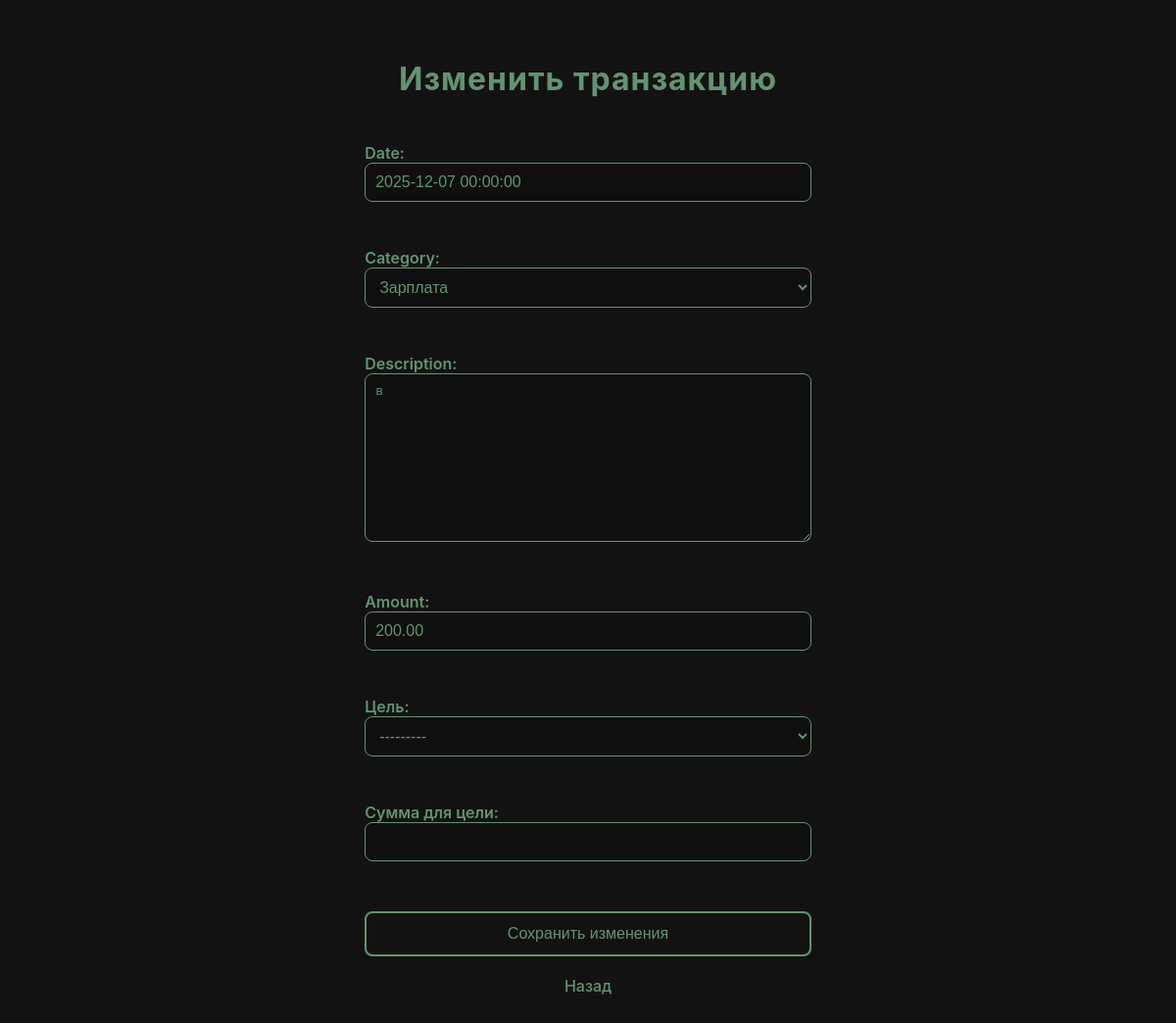
The page /transaction/edit/46/ on the database its author committed.
### accounts/models.py (models this page shows, shortened)
class Transaction(models.Model):
    user = models.ForeignKey(User, on_delete=models.CASCADE)
    date = models.DateTimeField(auto_now_add=False)
    category = models.ForeignKey(Category, on_delete=models.SET_NULL, null=True)
    description = models.TextField()
    amount = models.DecimalField(max_digits=10, decimal_places=2, default=0.0)
    goal = models.ForeignKey(Goal, on_delete=models.SET_NULL, null=True, blank=True, verbose_name='Цель')
    goal_amount = models.DecimalField(max_digits=10, decimal_places=2, null=True, blank=True, verbose_name='Сумма для цели')

### accounts/views.py (the view, shortened to what this page needs)
# urls.py: path('transaction/edit/<int:transaction_id>/', TransactionEditView.as_view(), name='transaction_edit'),
class TransactionEditView(View):
    def get(self, request, transaction_id):
        transaction = get_object_or_404(Transaction, id=transaction_id)
        form = TransactionForm(instance=transaction)
        return render(request, 'accounts/transaction_edit.html', {'form': form})

### accounts/forms.py
class TransactionForm(forms.ModelForm):
    class Meta:
        model = Transaction
        fields = ['date', 'category', 'description', 'amount', 'goal', 'goal_amount']
    def __init__(self, *args, **kwargs):
        user = kwargs.pop('user', None)
        super().__init__(*args, **kwargs)
        if user:
            self.fields['goal'].queryset = Goal.objects.filter(user_goals__user=user)
        self.fields['goal'].required = False
        self.fields['goal_amount'].required = False

### accounts/models.py (called while the page is built)
    def __str__(self):
        return self.name

    def __str__(self):
        return self.name

### accounts/templates/accounts/transaction_edit.html (shortened to what this page needs)
{% extends "accounts/base.html" %}
{% load static %}
{% block head %}<link rel="stylesheet" href="{% static 'accounts/css/add_form.css' %}">
<link rel="stylesheet" href="{% static 'accounts/css/theme.css' %}">{% endblock %}
{% block content %}
<body>
    <h1>Изменить транзакцию</h1>
    <form method="post">
        {{ form.as_p }}
        <button type="submit">Сохранить изменения</button>
    </form>
    <a href="{% url 'transaction_list' %}">Назад</a>
</body>
{% endblock %}

### accounts/static/accounts/css/main.css (style rules this page uses)
body { font-family: "Inter", sans-serif; color: #639372; margin: 0; padding: 0; }
a { color: #639372; text-decoration: none; }
h1, h2, h3 { color: #639372; }
button { background-color: #131212; color: #639372; border: 2px solid #639372; border-radius: 8px; padding: 10px 20px; font-size: 1em; cursor: pointer; transition: all 0.3s ease; }
form { display: flex; flex-direction: column; gap: 15px; }
input, select, textarea { background-color: #0f0f0f; color: #639372; border: 1px solid #639372; border-radius: 8px; padding: 10px; font-size: 1em; transition: 0.3s; }

### accounts/static/accounts/css/theme.css (style rules this page uses)
:root { --background-color: #131212 }
body { background-color: var(--background-color); }

### accounts/static/accounts/css/add_form.css (style rules this page uses)
body { font-family: "Inter", sans-serif; color: #639372; margin: 0; padding: 40px; display: flex; flex-direction: column; align-items: center; }
h1 { color: #639372; text-align: center; margin-bottom: 30px; letter-spacing: 1px; }
label { font-weight: 600; margin-top: 10px; }
input[type="number"], input[type="date"], input[type="text"], select, textarea { background-color: #0f0f0f; color: #639372; border: 1px solid #639372; border-radius: 8px; padding: 10px; font-size: 1em; width: 100%; box-sizing: border-box; transition: all 0.3s ease; }
button { margin-top: 20px; background-color: #131212; color: #639372; border: 2px solid #639372; border-radius: 8px; padding: 12px; font-size: 1em; cursor: pointer; transition: all 0.3s ease; width: 100%; }
a { text-align: center; margin-top: 20px; color: #639372; text-decoration: none; font-weight: 500; display: block; }

### rows shown on the page
Transaction: date "2025-12-07 00:00:00", category "Зарплата", description "в", amount "200.00", goal "---------"
